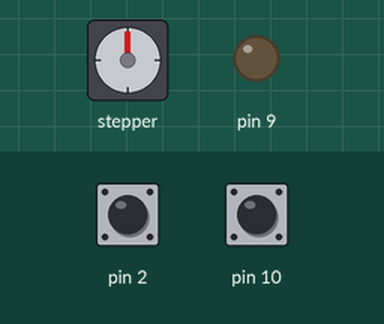
Recording of a sketch running on a simulated Arduino Uno, built with avr-gcc and run on an emulated ATmega328P. On the bench: stepper motor, output pins drawn as LEDs (lit = HIGH). Inputs (shaded band) come from the test bench; at power-on: pin 2 HIGH, pin 10 HIGH. Stepper angles assume 48 steps per turn; what the sketch prints to the serial monitor is not drawn.

Above: at 1.2 s.
1.3 s: pin 2 pulled LOW for 0.15 s
At 2.6 s:
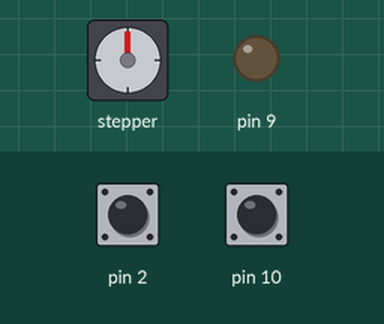
2.9 s: pin 10 pulled LOW for 0.15 s
At 3.8 s:
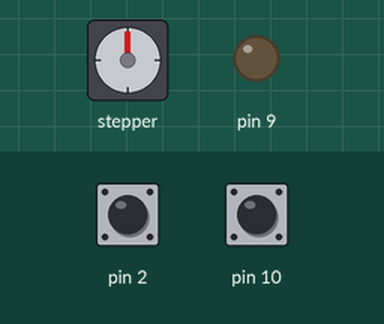
4.5 s: pin 2 pulled LOW for 3.2 s
At 5.5 s:
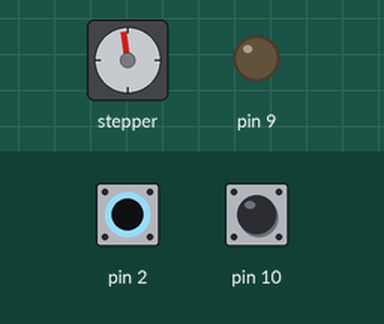
Timing chart, 0 to 9.2 s (numbered marks = the images above; inputs shaded):
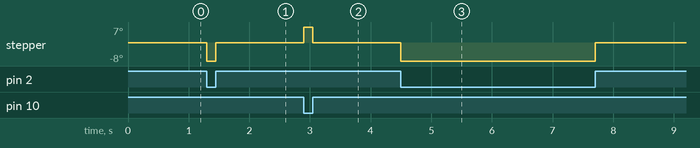

The sketch:

stepper_encoder.ino
```cpp
// Use a Rotary encoder with the ADAfruit Motor shield and a stepper motor
//Jason Welsh 2012
#include <AFMotor.h>
int state, prevstate = 500, count = 500;
int nextEncoderState[4] = { 2, 0, 3, 1 };
int prevEncoderState[4] = { 1, 3, 0, 2 };


// Number of steps per turn of encoder
int forward=1;
int backward=1;

//Used to calculate direction
int direct=0;


// Connect a stepper motor with 48 steps per revolution (7.5 degree)
// to motor port #2 (M3 and M4)
AF_Stepper motor(48, 2);


void setup() {
motor.setSpeed(100);  // 100 rpm

//place a Rotary encoder on pins
//A=Pin10, Ground=Pin9 B=Pin2

  pinMode(10, INPUT);
  pinMode(2, INPUT);
  pinMode(9, OUTPUT);
  digitalWrite(9, LOW);
  digitalWrite(2, HIGH);
  digitalWrite(10, HIGH);
  Serial.begin(115200);

}

void loop() {

   state = (digitalRead(10) << 1) | digitalRead(2);
  if (state != prevstate) {
    if (state == nextEncoderState[prevstate]) {
       count++;
       direct= count-1;

      if (count > direct){

      motor.step(forward, FORWARD, SINGLE);


   Serial.println("________forward____________________");// used for testing purpose
   direct=0;


   }


    } else if (state == prevEncoderState[prevstate]) {
       count--;
       direct= count+1;

        if (count < direct){

       motor.step(backward, BACKWARD, SINGLE);


       Serial.println("__________backward_________________");// used for testing purpose
      direct=0;

    }
    }
    Serial.print("count =");
    Serial.println(count, DEC);
    Serial.println(direct, DEC);
    Serial.print("prev count =");


    prevstate = state;

    }


}
```

Measured:
- after the input at 1.3 s, stepper: goes -8° 0.15 s, then 0°, starting at once
- after the input at 2.9 s, stepper: goes 7° 0.15 s, then 0°, starting at once
- after the input at 4.5 s, stepper: goes -8° 3.2 s, then 0°, starting at once
